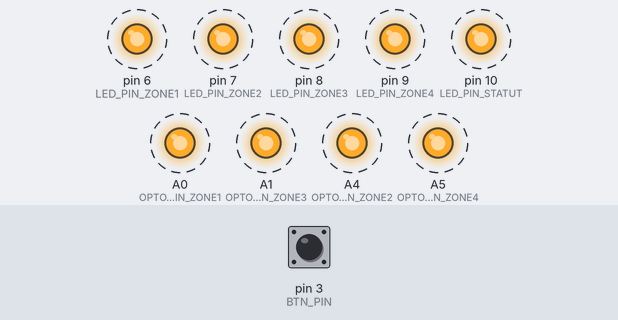
Bench run of a sketch on a simulated Arduino Uno, built with avr-gcc and run on an emulated ATmega328P. On the bench: output pins drawn as LEDs (lit = HIGH). Dashed ring = blinking. The test bench sets the inputs (shaded band); at power-on: pin 3 (BTN_PIN) HIGH.

Above: at 2.8 s.
2.9 s: pin 3 (BTN_PIN) pulled LOW for 1.2 s
At 8.4 s:
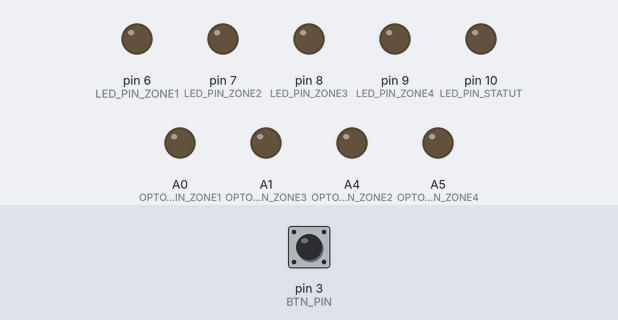
At 8.8 s:
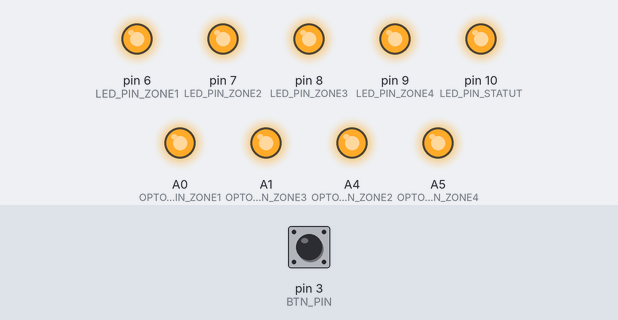
Timing chart, 0 to 14.2 s (numbered marks = the images above; inputs shaded):
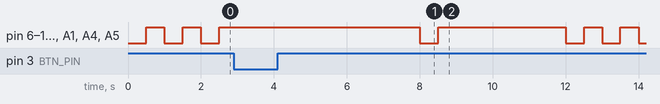

The sketch:

pilote-bt.ino
```cpp
#include "Arduino.h"
#include "Zone.h"
#define LED_PIN_ZONE1 6
#define LED_PIN_ZONE2 7
#define LED_PIN_ZONE3 8
#define LED_PIN_ZONE4 9
#define LED_PIN_STATUT 10

#define OPTO_PIN_ZONE1 A0
#define OPTO_PIN_ZONE2 A4
#define OPTO_PIN_ZONE3 A1
#define OPTO_PIN_ZONE4 A5

#define TELEINFO A2

#define BTN_PIN 3


Zone z1;
Zone z2;
Zone z3;
Zone z4;


void setup() {
  pinMode(LED_PIN_ZONE1, OUTPUT);
  pinMode(LED_PIN_ZONE2, OUTPUT);
  pinMode(LED_PIN_ZONE3, OUTPUT);
  pinMode(LED_PIN_ZONE4, OUTPUT);
  pinMode(LED_PIN_STATUT, OUTPUT);

  pinMode(OPTO_PIN_ZONE1, OUTPUT);
  pinMode(OPTO_PIN_ZONE2, OUTPUT);
  pinMode(OPTO_PIN_ZONE3, OUTPUT);
  pinMode(OPTO_PIN_ZONE4, OUTPUT);

  pinMode(BTN_PIN, INPUT_PULLUP);

  attachInterrupt(digitalPinToInterrupt(BTN_PIN), btn_handler, RISING);

  z1.Setup(OPTO_PIN_ZONE1, LED_PIN_ZONE1);
  z2.Setup(OPTO_PIN_ZONE2, LED_PIN_ZONE2);
  z3.Setup(OPTO_PIN_ZONE3, LED_PIN_ZONE3);
  z4.Setup(OPTO_PIN_ZONE4, LED_PIN_ZONE4);

}

volatile boolean btnToConsumes = false;
void btn_handler() {
  btnToConsumes = true;
}

void loop() {

  if(btnToConsumes){
    delay(3000);

    btnToConsumes = false;
  }

  if(digitalRead(BTN_PIN) == LOW){
    delay(5000);
  }

  digitalWrite(LED_PIN_ZONE1, LOW);
  digitalWrite(LED_PIN_ZONE2, LOW);
  digitalWrite(LED_PIN_ZONE3, LOW);
  digitalWrite(LED_PIN_ZONE4, LOW);
  digitalWrite(LED_PIN_STATUT, LOW);

  digitalWrite(OPTO_PIN_ZONE1, LOW);
  digitalWrite(OPTO_PIN_ZONE2, LOW);
  digitalWrite(OPTO_PIN_ZONE3, LOW);
  digitalWrite(OPTO_PIN_ZONE4, LOW);

  delay(500);

  digitalWrite(LED_PIN_ZONE1, HIGH);
  digitalWrite(LED_PIN_ZONE2, HIGH);
  digitalWrite(LED_PIN_ZONE3, HIGH);
  digitalWrite(LED_PIN_ZONE4, HIGH);
  digitalWrite(LED_PIN_STATUT, HIGH);

  digitalWrite(OPTO_PIN_ZONE1, HIGH);
  digitalWrite(OPTO_PIN_ZONE2, HIGH);
  digitalWrite(OPTO_PIN_ZONE3, HIGH);
  digitalWrite(OPTO_PIN_ZONE4, HIGH);

  delay(500);

}


//Stocker en EPROM la charge MAX de chaque zone.
//Recevoir en ordre la quantité de watt/h à dispenser
//Ordonner la mise en fonction de ces zones en fonction de la puissance connue de ces zones.
//Si la lecture du linky fonctionne, déduire la puissance de chaque zone en les allumants successivement à plusieurs reprises.
//Un protocole pour parler entre deux arduino sur les ports RX et TX ?
//Envoyer l'heure obtenue du Linky à la console.
//Coordonner la conduite des zone, rappel : sur le fil pilote, la 1/2 alternance négative = OFF, rien = Confort.
//Détecter une bonne communcation sur RX / TX.
//  --réception OK : Statut OK
//  --réception KO : Statut en alerte.
//  --Pas de réception depuis plus de 5 minutes = KO.


// Pour ma phase de dev, faire en sorte que la centrale soit autonome, et que je puisse faire des bascules entre on / off sur pression du bouton.


//https://github.com/meirm/SerialGSM
```

DutyCycle.cpp
```cpp
#include "DutyCycle.h"
```

DutyCycle.h
```cpp
#include <TimeLib.h>
//https://github.com/PaulStoffregen/Time
//Représente un cycle de travail.
class DutyCycle {
  private :
    time_t cycleStart;
    time_t cycleEnd;
    long wattGenerated;
};
```

Zone.cpp
```cpp
#include "Arduino.h"
#include "Zone.h"

void Zone::Setup(byte optoPin, byte ledPin) {

}
```

Zone.h
```cpp
#include "Arduino.h"
#include <TimeLib.h>
#include "DutyCycle.h"
//https://github.com/PaulStoffregen/Time

class Zone {
  private :
    bool on = false;
    //Watt par heure qu'il faut produire sur la zone. (info donnée en ordre par la console)
    int wattParHeures = 0;
    //Cummul de la puissance en watt de tous les radiateurs branchés sur la zone.
    int puissanceZone = 0;
    byte optoPin;
    byte ledPin;
    //Historique de toutes les période d'allumage, sur 1h.
    //Si on part du principe qu'une phase d'allumage fait minimum 30 secondes, pour avoir 1h d'historique, il faut 120 phases On - Off; On historise que les phases On, donc 60 positions dans le tableau.
    DutyCycle loadHistory[20];

  public :
  void Setup(byte optoPin, byte ledPin);  // initialisation de la broche pour la led.
  void Allumer();
  void Eteindre();

};
```
